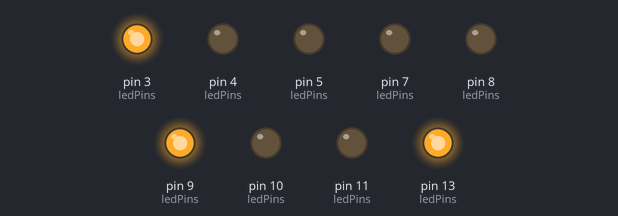
Recording of a sketch running on a simulated Arduino Uno, built with avr-gcc and run on an emulated ATmega328P. Shown: output pins drawn as LEDs (lit = HIGH).

Above: at 1.5 s.
At 4.5 s:
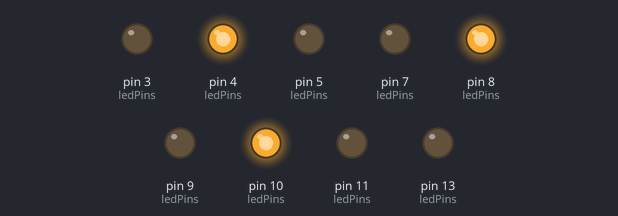
At 7.5 s:
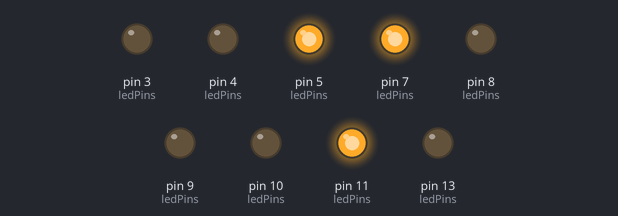
Timing chart, 0 to 11.7 s (numbered marks = the images above):
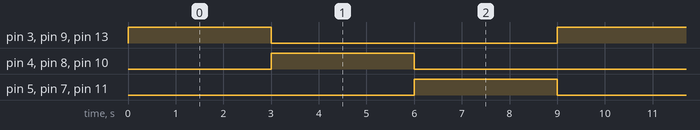

The sketch:

main.ino
```cpp
int ledPins[3][3] = {{3, 9, 13}, {4, 8, 10}, {5, 7, 11}};

void setup() {
  for (int i = 0; i < 3; i++) {
    for (int j = 0; j < 3; j++) {
      pinMode(ledPins[i][j], OUTPUT);
    }
  }
}

void loop() {
  for (int i = 0; i < 3; i++) {
    for (int j = 0; j < 3; j++) {
      digitalWrite(ledPins[i][j], HIGH);
    }
    delay(3000);
    for (int j = 0; j < 3; j++) {
      digitalWrite(ledPins[i][j], LOW);
    }
  }
}
```

Measured:
- by itself, pin 3 (ledPins), pin 4 (ledPins), pin 5 (ledPins), pin 7 (ledPins), pin 8 (ledPins), pin 9 (ledPins), pin 10 (ledPins), pin 11 (ledPins), pin 13 (ledPins): alternates HIGH for 3.0 s and LOW for 6.0 s
- by itself, everything shown: repeats every 9.0 s, in 4 steps
